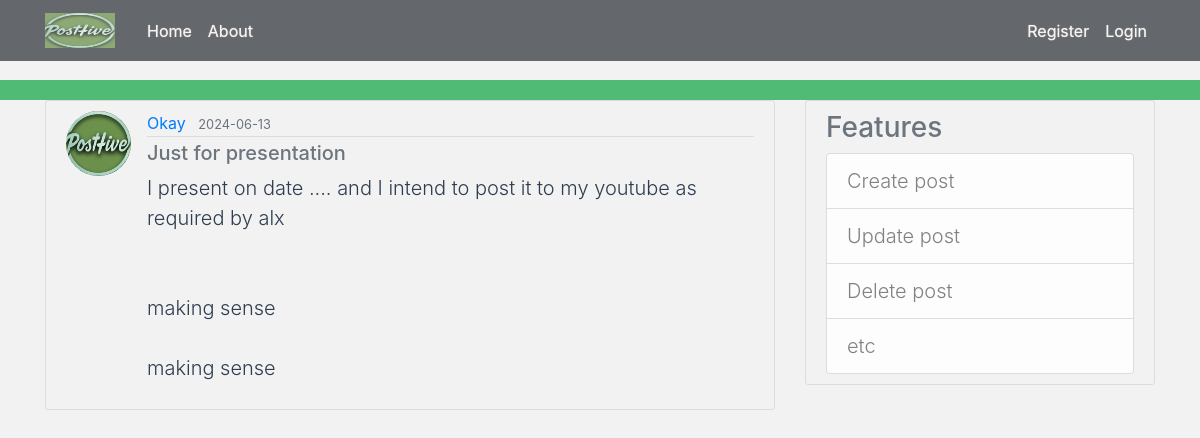
/post/10, run on the app's committed database.
### posthive/models.py (models this page shows, shortened)
class User(db.Model, UserMixin):
    id = db.Column(db.Integer, primary_key=True)
    username = db.Column(db.String(20), unique=True, nullable=False)
    email = db.Column(db.String(120), unique=True, nullable=False)
    image_file = db.Column(db.String(20), nullable=False, default='default.png')
    password = db.Column(db.String(60), nullable=False)
    posts = db.relationship('Post', backref='author', lazy=True)
    """
    @property
    def is_authenticated(self):
        return True

    @property
    def is_anonymous(self):
        return False

    @property
    def is_active(self):
        return True  # Or your custom logic

    def get_id(self):
        return str(self.id)
    """

class Post(db.Model):
    id = db.Column(db.Integer, primary_key=True)
    title = db.Column(db.String(100), nullable=False)
    date_posted = db.Column(db.DateTime, nullable=False, default=datetime.utcnow)
    content = db.Column(db.Text, nullable=False)
    user_id = db.Column(db.Integer, db.ForeignKey('user.id'), nullable=False)

### posthive/routes.py (the view)
@app.route("/post/<int:post_id>")
def post(post_id):
    post = Post.query.get_or_404(post_id)
    return render_template('post.html', title=post.title, post=post)

### posthive/templates/post.html (shortened to what this page needs)
{% extends "layout.html" %}
{% block content %}
  <article class="media content-section">
    <img class="rounded-circle article-img" src="{{ url_for('static', filename='profile_pics/' + post.author.image_file) }}">
    <div class="media-body">
      <div class="article-metadata">
        <a class="mr-2" href="{{ url_for('user_posts', username=post.author.username) }}">{{ post.author.username }}</a>
        <small class="text-muted">{{ post.date_posted.strftime('%Y-%m-%d') }}</small>
      </div>
      <h5 class="article-title text-muted">{{ post.title }}</h5>
      <p class="article-content lead">{{ post.content }}</p>
    </div>
  </article>
{% endblock  content %}

### posthive/static/main.css (style rules this page uses)
body { background-color: #f2f2f2; color: #2e3e50; margin-top: 5rem; }
h1, h2, h3, h4, h5, h6 { color: #2e3e50; }
.content-section { background-color: #f2f2f2; padding: 10px 20px; border: 1px solid #dddddd; border-radius: 3px; margin-bottom: 20px; }
.article-title { color: #2e3e50; }
.article-content { white-space: pre-line; }
.article-img { height: 65px; width: 65px; margin-right: 16px; }
.article-metadata { padding-bottom: 1px; margin-bottom: 4px; border-bottom: 1px solid #dddddd; }

### data on the page
User: image_file (picture), author.username "Okay"
Post: date_posted "2024-06-13", title "Just for presentation", content "I present on date .... and I intend to post it to my youtube as required by alx making sense making sense"
